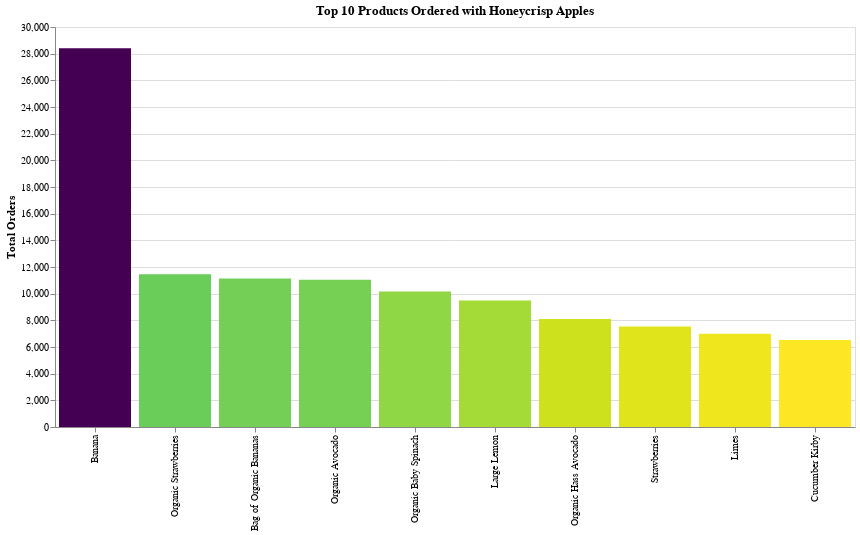

The notebook cell saved with this chart:
### Code cell
chart_title = "Top 10 Products Ordered with Honeycrisp Apples"
x_label = "index:O"
y_label = 'count:Q'
pct_of_orders = 'pct_orders:Q'
product_num = 'product_num:O'
sort_list = honeycrisp_df['index'].tolist()


honeycrisp_chart = alt.Chart(honeycrisp_df).mark_bar().encode(
    alt.X(x_label, bin=False, sort=sort_list, title=""),
    alt.Y(y_label, title="Total Orders"),
    color = alt.Color(y_label, legend=None, sort="descending", scale=alt.Scale(scheme='viridis')),
    tooltip=[alt.Tooltip(x_label, title="Item"), alt.Tooltip(y_label), alt.Tooltip(pct_of_orders), alt.Tooltip(product_num)]
    ).properties(title=chart_title, width=800, height=400)

honeycrisp_chart

### Figure 1 — Vega-Lite specification as saved in the notebook (floating-point values rounded to 4 significant figures)
{"$schema": "https://vega.github.io/schema/vega-lite/v2.6.0.json", "config": {"background": "white", "view": {"height": 300, "width": 400}}, "data": {"name": "data-a9baa478648e0985cf7d473037226368"}, "datasets": {"data-a9baa478648e0985cf7d473037226368": [{"count": 28408, "index": "Banana", "pct_orders": 35.61, "product_num": 24852}, {"count": 11465, "index": "Organic Strawberries", "pct_orders": 14.37, "product_num": 21137}, {"count": 11137, "index": "Bag of Organic Bananas", "pct_orders": 13.96, "product_num": 13176}, {"count": 11046, "index": "Organic Avocado", "pct_orders": 13.85, "product_num": 47766}, {"count": 10170, "index": "Organic Baby Spinach", "pct_orders": 12.75, "product_num": 21903}, {"count": 9485, "index": "Large Lemon", "pct_orders": 11.89, "product_num": 47626}, {"count": 8100, "index": "Organic Hass Avocado", "pct_orders": 10.15, "product_num": 47209}, {"count": 7536, "index": "Strawberries", "pct_orders": 9.45, "product_num": 16797}, {"count": 6993, "index": "Limes", "pct_orders": 8.77, "product_num": 26209}, {"count": 6518, "index": "Cucumber Kirby", "pct_orders": 8.17, "product_num": 49683}]}, "encoding": {"color": {"field": "count", "legend": null, "scale": {"scheme": "viridis"}, "sort": "descending", "type": "quantitative"}, "tooltip": [{"field": "index", "title": "Item", "type": "ordinal"}, {"field": "count", "type": "quantitative"}, {"field": "pct_orders", "type": "quantitative"}, {"field": "product_num", "type": "ordinal"}], "x": {"bin": false, "field": "index", "sort": ["Banana", "Organic Strawberries", "Bag of Organic Bananas", "Organic Avocado", "Organic Baby Spinach", "Large Lemon", "Organic Hass Avocado", "Strawberries", "Limes", "Cucumber Kirby"], "title": "", "type": "ordinal"}, "y": {"field": "count", "title": "Total Orders", "type": "quantitative"}}, "height": 400, "mark": "bar", "title": "Top 10 Products Ordered with Honeycrisp Apples", "width": 800}
